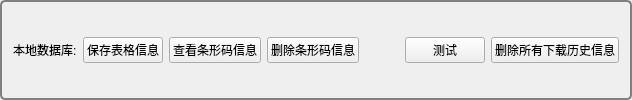
         <widget class="QGroupBox" name="EM_down_GpBox">
          <property name="sizePolicy">
           <sizepolicy hsizetype="Preferred" vsizetype="Preferred">
            <horstretch>0</horstretch>
            <verstretch>0</verstretch>
           </sizepolicy>
          </property>
          <property name="layoutDirection">
           <enum>Qt::LeftToRight</enum>
          </property>
          <property name="styleSheet">
           <string notr="true"> QGroupBox {
     background-color: qlineargradient(x1: 0, y1: 0, x2: 0, y2: 1,
                                       stop: 0 #b0e0e6, stop: 1 #b0e0e6);
     border: 2px solid gray;
     border-radius: 5px;
     margin-top:1ex; /* leave space at the top for the title */
 }

 QGroupBox::title {
     subcontrol-origin: margin;
     subcontrol-position: top left; /* position at the top center */
     padding: 0 3px;
 
   
 }</string>
          </property>
          <property name="title">
           <string/>
          </property>
          <property name="flat">
           <bool>false</bool>
          </property>
          <property name="checkable">
           <bool>false</bool>
          </property>
          <layout class="QGridLayout" name="gridLayout_4">
           <item row="0" column="0">
            <widget class="QLabel" name="label">
             <property name="styleSheet">
              <string notr="true"/>
             </property>
             <property name="text">
              <string>本地数据库:</string>
             </property>
            </widget>
           </item>
           <item row="0" column="1">
            <widget class="QPushButton" name="EM_down_saveLocalSql_PsBtn">
             <property name="text">
              <string>保存表格信息</string>
             </property>
            </widget>
           </item>
           <item row="0" column="2">
            <widget class="QPushButton" name="EM_down_loadLocalSql_PsBtn">
             <property name="text">
              <string>查看条形码信息</string>
             </property>
            </widget>
           </item>
           <item row="0" column="3">
            <widget class="QPushButton" name="EM_down_deleteLocalSqlItem_PsBtn">
             <property name="text">
              <string>删除条形码信息</string>
             </property>
            </widget>
           </item>
           <item row="0" column="4">
            <spacer name="horizontalSpacer_4">
             <property name="orientation">
              <enum>Qt::Horizontal</enum>
             </property>
             <property name="sizeHint" stdset="0">
              <size>
               <width>40</width>
               <height>20</height>
              </size>
             </property>
            </spacer>
           </item>
           <item row="0" column="5">
            <widget class="QPushButton" name="EM_save_XML_PsBtn">
             <property name="text">
              <string>测试</string>
             </property>
            </widget>
           </item>
           <item row="0" column="6">
            <widget class="QPushButton" name="EM_options_deleteLocalSqlAll_PsBtn">
             <property name="text">
              <string>删除所有下载历史信息</string>
             </property>
            </widget>
           </item>
          </layout>
         </widget>
